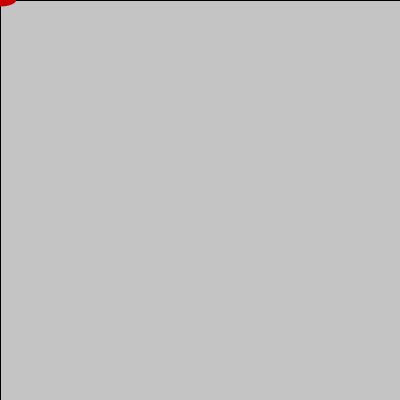
Frame 1 (no input)
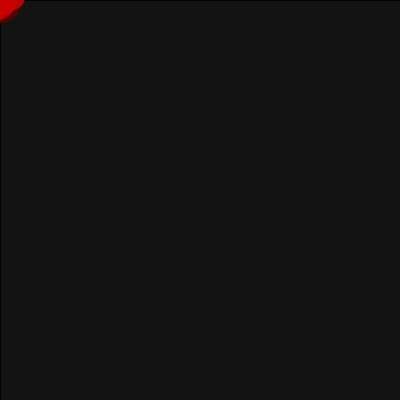
Frame 60 (the mouse pressed at the canvas centre just before this capture)
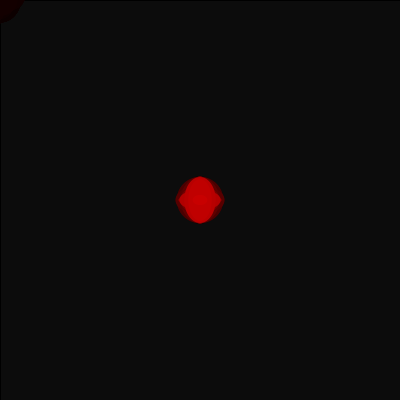
Frame 120 (the mouse held since frame 60 and released just before this capture)

The Processing sketch that drew these frames (run headless with seeded random() and noise(); from frame 60 on, the mouse is pressed at the canvas centre):

// Processing sketch: processing_129383
// ── processing_129383.pde

//copyright J William Gott 2014


float x, y;
float wd, ht;


void setup ( ) 

{
  size (400,400);

}

void draw ( )
{
  
  fill(0, 10);
  rectMode(CORNER);
  rect( 0,0, width, height);
  x= mouseX;
  y= mouseY;
  wd= random(50);
  ht= random(50);
  
  noStroke();
 
  fill(200,0,0);
  ellipse(x,y,wd,ht);
  
}
  
